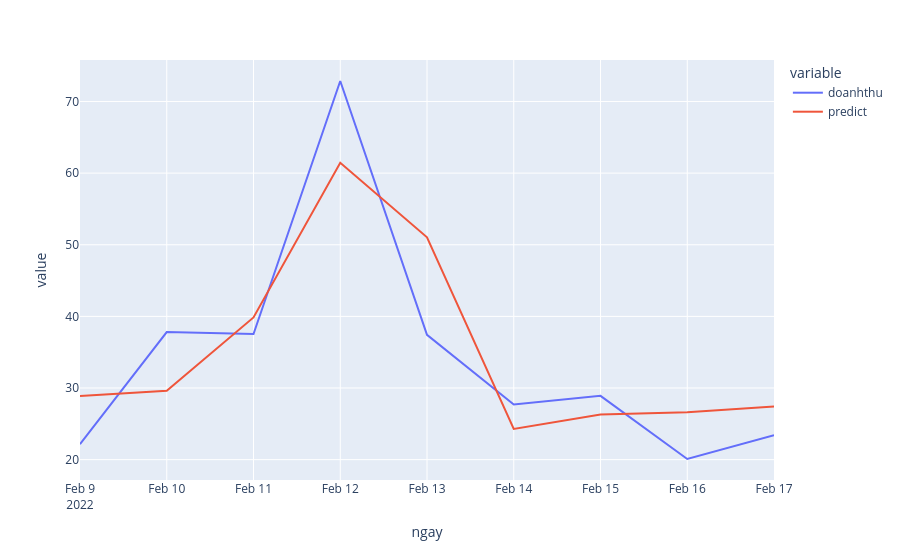
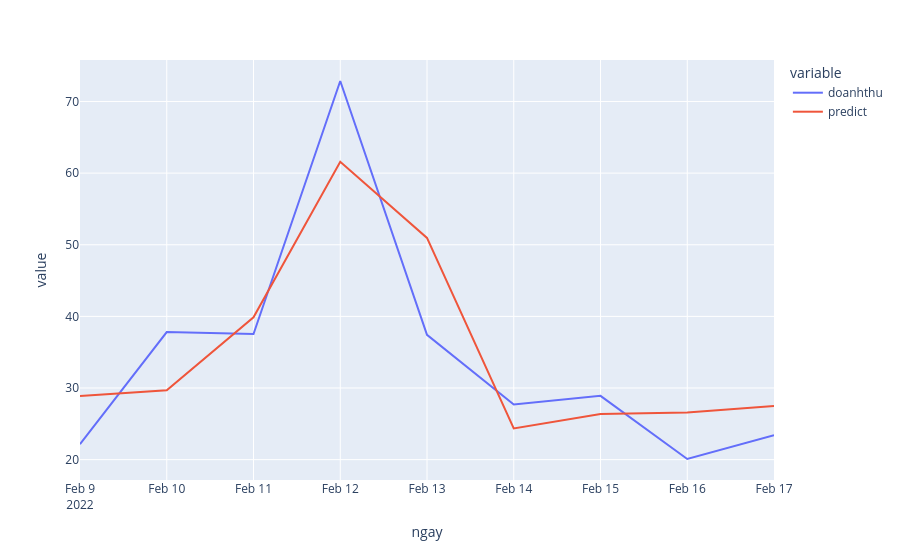
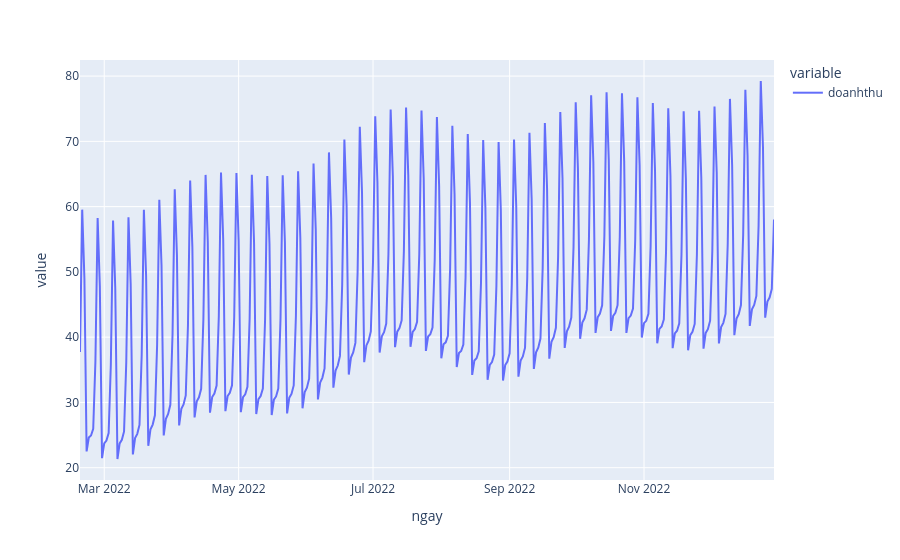

The notebook cell saved with these charts, in order:
### Markdown cell above
#### TOKY

### Code cell
num=5
# #name="2021.04.28"

## train, test split
# train_first  ='2019/1/1'
# train_end    ='2020/11/30'
# test_01_first='2021/4/1'
# test_01_end  ='2021/4/23'
# test_02_first='2021/4/1'
# test_02_end  ='2021/4/23'
# # #predict_first='2021/4/24'

## config parametters
xmax=400
xmin=300
# #number_days=251

## output log file
output="../output/"+str(num)+"/_"+name
CH = store[store.macuahang==num]

## main 
logs=output.replace("_", "")+"/log.txt"
os.system("mkdir -p "+ output.replace("_", ""))
with open(logs, 'a') as f:
    with contextlib.redirect_stdout(f):
        CH_predict, rmse01, rmse02=main(CH, train_first, train_end,
                     test_01_first, test_01_end, test_02_first,
                     test_02_end, predict_first, xmax, xmin, number_days, output)
rmse01, rmse02

### Figure 1 — Plotly figure (JSON) as saved in the notebook; plotly's stock layout.template omitted (floating-point values rounded to 4 significant figures)
{"data": [{"hovertemplate": "variable=doanhthu<br>ngay=%{x}<br>value=%{y}<extra></extra>", "legendgroup": "doanhthu", "line": {"color": "#636efa", "dash": "solid"}, "marker": {"symbol": "circle"}, "mode": "lines", "name": "doanhthu", "orientation": "v", "showlegend": true, "type": "scatter", "x": ["2022-02-09T00:00:00", "2022-02-10T00:00:00", "2022-02-11T00:00:00", "2022-02-12T00:00:00", "2022-02-13T00:00:00", "2022-02-14T00:00:00", "2022-02-15T00:00:00", "2022-02-16T00:00:00", "2022-02-17T00:00:00"], "xaxis": "x", "y": [22.15, 37.81, 37.54, 72.86, 37.42, 27.71, 28.91, 20.09, 23.41], "yaxis": "y"}, {"hovertemplate": "variable=predict<br>ngay=%{x}<br>value=%{y}<extra></extra>", "legendgroup": "predict", "line": {"color": "#EF553B", "dash": "solid"}, "marker": {"symbol": "circle"}, "mode": "lines", "name": "predict", "orientation": "v", "showlegend": true, "type": "scatter", "x": ["2022-02-09T00:00:00", "2022-02-10T00:00:00", "2022-02-11T00:00:00", "2022-02-12T00:00:00", "2022-02-13T00:00:00", "2022-02-14T00:00:00", "2022-02-15T00:00:00", "2022-02-16T00:00:00", "2022-02-17T00:00:00"], "xaxis": "x", "y": [28.9, 29.62, 39.86, 61.44, 51.05, 24.28, 26.32, 26.6, 27.4], "yaxis": "y"}], "layout": {"legend": {"title": {"text": "variable"}, "tracegroupgap": 0}, "margin": {"t": 60}, "xaxis": {"anchor": "y", "domain": [0, 1], "title": {"text": "ngay"}}, "yaxis": {"anchor": "x", "domain": [0, 1], "title": {"text": "value"}}}}

### Figure 2 — Plotly figure (JSON) as saved in the notebook; plotly's stock layout.template omitted (floating-point values rounded to 4 significant figures)
{"data": [{"hovertemplate": "variable=doanhthu<br>ngay=%{x}<br>value=%{y}<extra></extra>", "legendgroup": "doanhthu", "line": {"color": "#636efa", "dash": "solid"}, "marker": {"symbol": "circle"}, "mode": "lines", "name": "doanhthu", "orientation": "v", "showlegend": true, "type": "scatter", "x": ["2022-02-09T00:00:00", "2022-02-10T00:00:00", "2022-02-11T00:00:00", "2022-02-12T00:00:00", "2022-02-13T00:00:00", "2022-02-14T00:00:00", "2022-02-15T00:00:00", "2022-02-16T00:00:00", "2022-02-17T00:00:00"], "xaxis": "x", "y": [22.15, 37.81, 37.54, 72.86, 37.42, 27.71, 28.91, 20.09, 23.41], "yaxis": "y"}, {"hovertemplate": "variable=predict<br>ngay=%{x}<br>value=%{y}<extra></extra>", "legendgroup": "predict", "line": {"color": "#EF553B", "dash": "solid"}, "marker": {"symbol": "circle"}, "mode": "lines", "name": "predict", "orientation": "v", "showlegend": true, "type": "scatter", "x": ["2022-02-09T00:00:00", "2022-02-10T00:00:00", "2022-02-11T00:00:00", "2022-02-12T00:00:00", "2022-02-13T00:00:00", "2022-02-14T00:00:00", "2022-02-15T00:00:00", "2022-02-16T00:00:00", "2022-02-17T00:00:00"], "xaxis": "x", "y": [28.87, 29.7, 39.87, 61.59, 50.95, 24.35, 26.38, 26.57, 27.48], "yaxis": "y"}], "layout": {"legend": {"title": {"text": "variable"}, "tracegroupgap": 0}, "margin": {"t": 60}, "xaxis": {"anchor": "y", "domain": [0, 1], "title": {"text": "ngay"}}, "yaxis": {"anchor": "x", "domain": [0, 1], "title": {"text": "value"}}}}

### Figure 3 — Plotly figure (JSON) as saved in the notebook; plotly's stock layout.template omitted (floating-point values rounded to 4 significant figures; data arrays with more than 128 entries replaced by an {"elided": "..."} marker saying what was removed)
{"data": [{"hovertemplate": "variable=doanhthu<br>ngay=%{x}<br>value=%{y}<extra></extra>", "legendgroup": "doanhthu", "line": {"color": "#636efa", "dash": "solid"}, "marker": {"symbol": "circle"}, "mode": "lines", "name": "doanhthu", "orientation": "v", "showlegend": true, "type": "scatter", "x": {"elided": "316 str values"}, "xaxis": "x", "y": {"elided": "316 float values"}, "yaxis": "y"}], "layout": {"legend": {"title": {"text": "variable"}, "tracegroupgap": 0}, "margin": {"t": 60}, "xaxis": {"anchor": "y", "domain": [0, 1], "title": {"text": "ngay"}}, "yaxis": {"anchor": "x", "domain": [0, 1], "title": {"text": "value"}}}}
